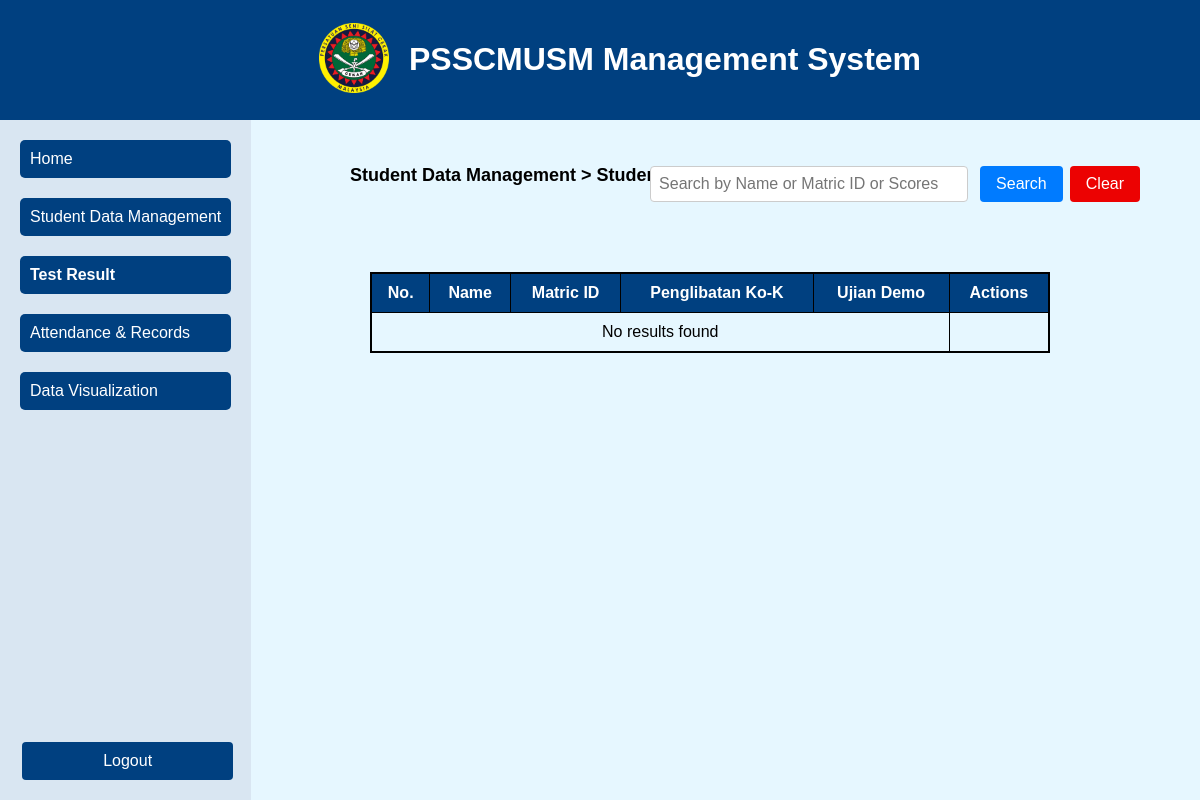
Page /result.php?level=300 on the earlier database version.
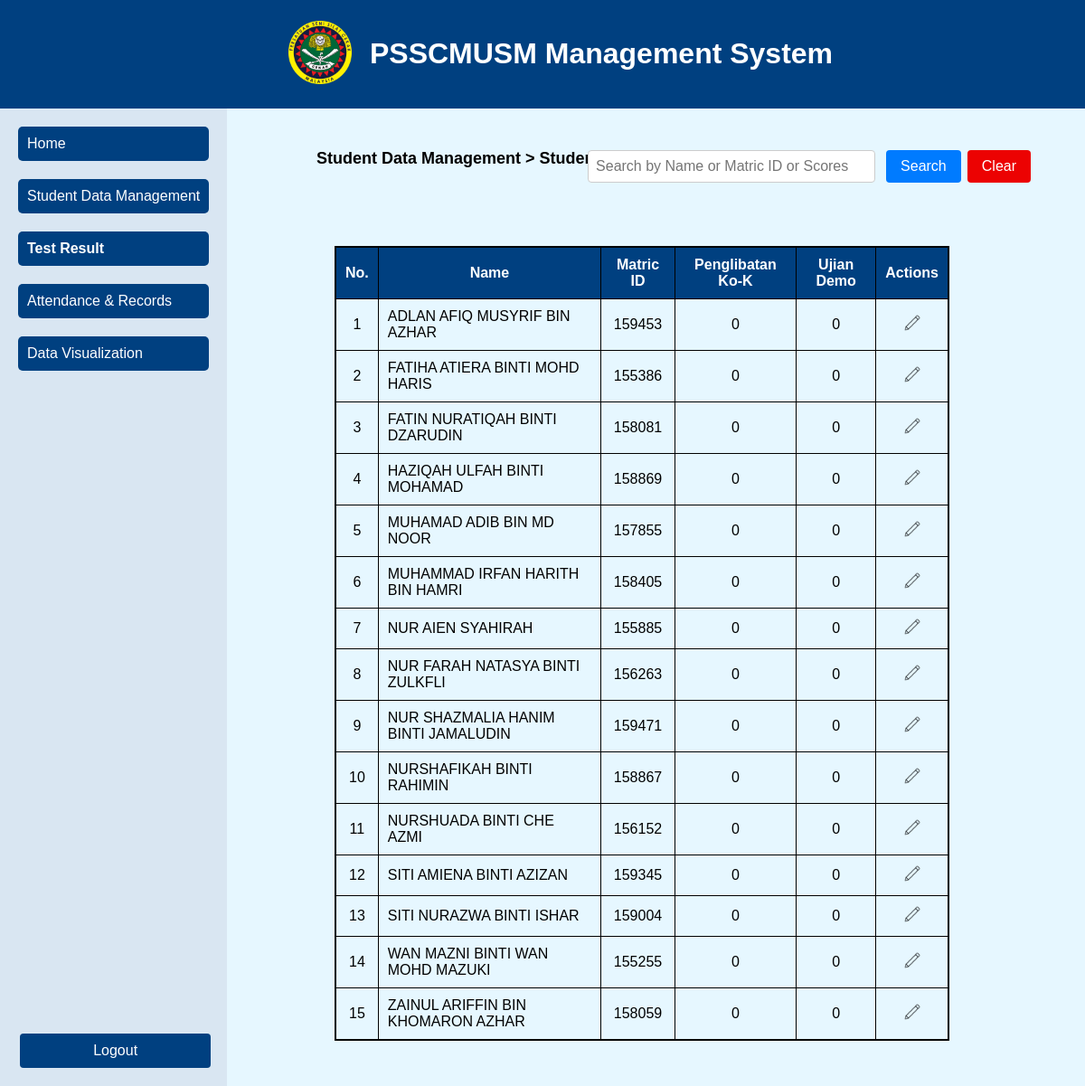
Same page on the later database version.
### tables this page shows
CREATE TABLE `student` (
  `id` int(11) NOT NULL,
  `full_name` varchar(100) NOT NULL,
  `matric_id` varchar(10) NOT NULL,
  `level` int(3) NOT NULL,
  `gender` varchar(10) NOT NULL,
  `ic_number` varchar(12) NOT NULL,
  `school` varchar(100) NOT NULL,
  `program` varchar(30) NOT NULL,
  `email` varchar(50) NOT NULL,
  `phone` varchar(20) NOT NULL,
  `image` varchar(255) NOT NULL,
  `u1_asas` int(3) NOT NULL,
  `u2_jatuh` int(3) NOT NULL,
  `u3_potong` int(3) NOT NULL,
  `theory` int(11) NOT NULL,
  `ko_k` int(3) NOT NULL,
  `ko_k_2` int(3) NOT NULL,
  `ko_k_3` int(3) NOT NULL,
  `u_usr` int(3) NOT NULL,
  `u_demo` int(3) NOT NULL,
  `end_year` int(4) NOT NULL
);

### result.php (the view, shortened to what this page needs)
<!DOCTYPE html>
<html lang="en">
<head>
    <link rel="stylesheet" href="styles.css">
</head>
<body>
    <header>
        <div class="logo">
            <img src="images/logo.png" alt="Logo">
        </div>
        <h1>PSSCMUSM Management System</h1>
    </header>
    <div class="container">
        <nav>
            <ul>
                <li><a href="index.html">Home</a></li>
                <li><a href="sdm.html">Student Data Management</a></li>
                <li><a href="test_class.html" class="active">Test Result</a></li>
                <li><a href="anr.html">Attendance & Records</a></li>
                <li><a href="visual.html">Data Visualization</a></li>
            </ul>
            <button class="logout-btn">Logout</button>
        </nav>
    </div>
    <?php
    include 'database.php';
    $level = isset($_GET['level']) ? $_GET['level'] : '100';
    switch ($level) {
        case '300':
            $levelDescription = 'Level 300';
            break;
    }
    ?>
    <div class="navigation-text">
        Student Data Management > Student Results (<?php echo $levelDescription; ?>)
    </div>
    <div class="search-container">
        <input type="text" id="searchInput" placeholder="Search by Name or Matric ID or Scores">
        <button onclick="searchTable()">Search</button>
        <button class="clear-red-button" onclick="clearSearch()">Clear</button>
    </div>
    <div class="container">
        <table id="tableBody">
            <thead>
                <tr>
                    <th>No.</th>
                    <th>Name</th>
                    <th>Matric ID</th>
                    <?php
                        $columns = [];
                        $columnNames = [];
                        switch ($level) {
                            case '300':
                                $columns = ['ko_k_3', 'u_demo'];
                                $columnNames = ['Penglibatan Ko-K', 'Ujian Demo'];
                                break;
                        }
                        foreach ($columnNames as $columnName) {
                            echo "<th>{$columnName}</th>";
                        }
                        if ($level != '0') {
                            echo "<th class='actions'>Actions</th>";
                        }
                    ?>
                </tr>
            </thead>
            <tbody>
                <?php
                    $sql = "SELECT full_name, matric_id, " . implode(", ", $columns) . " FROM student WHERE level=?";
                    $stmt = $conn->prepare($sql);
                    $stmt->bind_param("i", $level);
                    $stmt->execute();
                    $result = $stmt->get_result();
                    if ($result->num_rows > 0) {
                        $counter = 1;
                        while ($row = $result->fetch_assoc()) {
                            echo "<tr>
                                    <td>" . $counter++ . "</td>
                                    <td>" . $row["full_name"] . "</td>
                                    <td>" . $row["matric_id"] . "</td>";
                            foreach ($columns as $column) {
                                echo "<td>" . $row[$column] . "</td>";
                            }
                            if ($level != '0') {
                                echo "<td class='actions'><a href='edit.php?matric_id=" . $row["matric_id"] . "'><img src='images/pencil.png' alt='Edit' class='table-img'></a></td>";
                            }
                            echo "</tr>";
                        }
                    } else {
                        echo "<tr><td colspan='" . (3 + count($columns)) . "'>No results found</td></tr>";
                    }
                ?>
            </tbody>
        </table>
    </div>
</body>
</html>

Differences in the rows shown:
added student: full_name "ADLAN AFIQ MUSYRIF BIN AZHAR", matric "159453", ko_k_3 "0", u_demo "0"
added student: full_name "FATIHA ATIERA BINTI MOHD HARIS", matric "155386", ko_k_3 "0", u_demo "0"
added student: full_name "FATIN NURATIQAH BINTI DZARUDIN", matric "158081", ko_k_3 "0", u_demo "0"
added student: full_name "HAZIQAH ULFAH BINTI MOHAMAD", matric "158869", ko_k_3 "0", u_demo "0"
added student: full_name "MUHAMAD ADIB BIN MD NOOR", matric "157855", ko_k_3 "0", u_demo "0"
added student: full_name "MUHAMMAD IRFAN HARITH BIN HAMRI", matric "158405", ko_k_3 "0", u_demo "0"
added student: full_name "NUR AIEN SYAHIRAH", matric "155885", ko_k_3 "0", u_demo "0"
added student: full_name "NUR FARAH NATASYA BINTI ZULKFLI", matric "156263", ko_k_3 "0", u_demo "0"
added student: full_name "NUR SHAZMALIA HANIM BINTI JAMALUDIN", matric "159471", ko_k_3 "0", u_demo "0"
added student: full_name "NURSHAFIKAH BINTI RAHIMIN", matric "158867", ko_k_3 "0", u_demo "0"
added student: full_name "NURSHUADA BINTI CHE AZMI", matric "156152", ko_k_3 "0", u_demo "0"
added student: full_name "SITI AMIENA BINTI AZIZAN", matric "159345", ko_k_3 "0", u_demo "0"
added student: full_name "SITI NURAZWA BINTI ISHAR", matric "159004", ko_k_3 "0", u_demo "0"
added student: full_name "WAN MAZNI BINTI WAN MOHD MAZUKI", matric "155255", ko_k_3 "0", u_demo "0"
added student: full_name "ZAINUL ARIFFIN BIN KHOMARON AZHAR", matric "158059", ko_k_3 "0", u_demo "0"
Other differences:
text no longer shown: "No results found"
